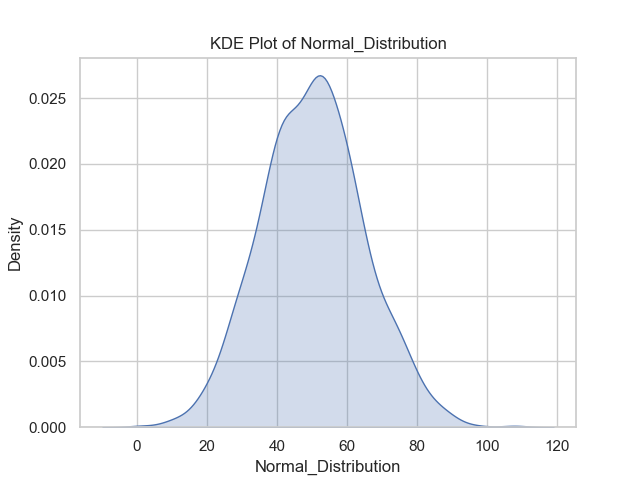

Reproduce this figure in Python.
import seaborn as sns
import matplotlib.pyplot as plt
import pandas as pd

# Load the CSV file
file_path = "Sample_Data_for_Activity.csv"  # Update if needed
df = pd.read_csv(file_path)

# Set Seaborn style
sns.set(style="whitegrid")

# Rugplot: Adds small ticks along the x-axis to visualize distribution
sns.kdeplot(df["Normal_Distribution"], fill=True)
plt.title("KDE Plot of Normal_Distribution")
plt.savefig("kdeplot.png")
